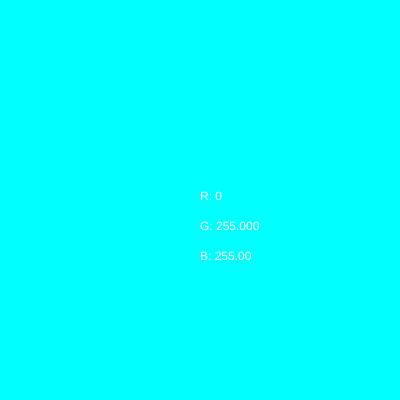
Frame 1 (no input)
Frame 60 (no input): identical to frame 1, image omitted
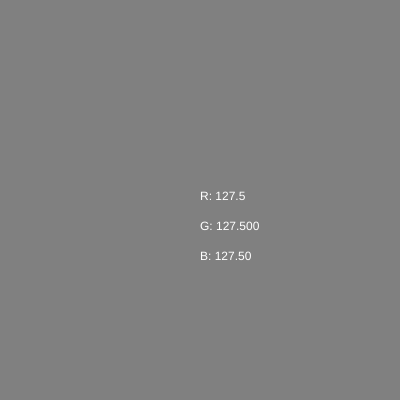
Frame 120 (the mouse pressed at the canvas centre since frame 60)

The p5.js sketch that drew these frames (run headless with seeded random() and noise() and a simulated clock; from frame 60 on, the mouse is pressed at the canvas centre):

// p5.js sketch
// ── sketch.js
function setup() {
  createCanvas(400, 400);
  noStroke();
}

function draw() {
  let red = map(mouseX, 0, width, 0, 255); // from position to color range.
  let green = map(mouseY, 0, height, 255, 0); // the range can be flipped!
  let blue = map(mouseX, 0, width, 255, 0);
  blue = constrain(blue, 0, 255);

  background(red, green, blue);
  fill(255);
  text(`R: ${red}`, width / 2, height / 2);
  text(`G: ${nf(green, 3, 3)}`, width / 2, height / 2 + 30);
  text(`B: ${blue.toFixed(2)}`, width / 2, height / 2 + 60);
}
